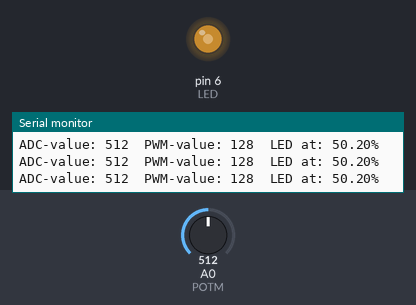
Recording of a sketch running on a simulated Arduino Uno, built with avr-gcc and run on an emulated ATmega328P. On the bench: output pins drawn as LEDs (lit = HIGH), the last lines printed to the serial monitor. The test bench sets the inputs (shaded band); at power-on: A0 (POTM) = 512.

Above: at 1.2 s.
1.3 s: A0 (POTM) set to 716
At 1.9 s:
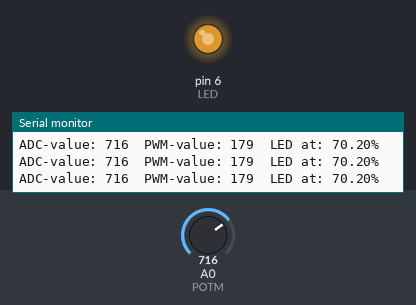
2.8 s: A0 (POTM) set to 900
At 3.5 s:
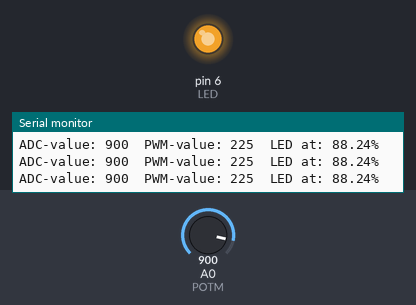
4.3 s: A0 (POTM) set to 245
At 5.1 s:
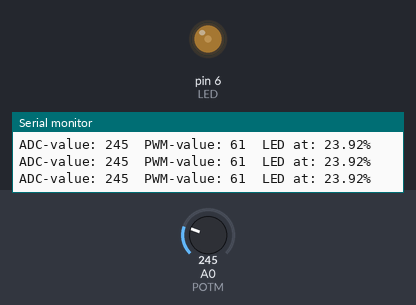
5.8 s: A0 (POTM) set to 106
At 6.8 s:
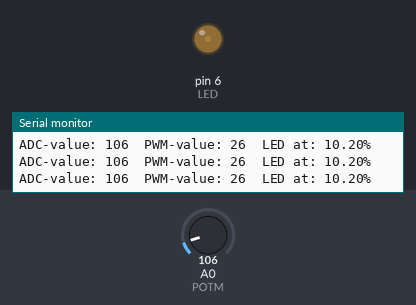
8.8 s: A0 (POTM) set to 95
At 10.0 s:
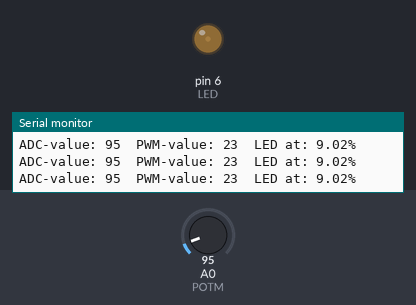
10.3 s: A0 (POTM) set to 0
At 11.6 s:
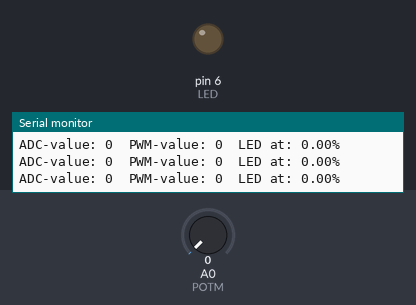
Timing chart, 0 to 12.8 s (numbered marks = the images above; inputs shaded):
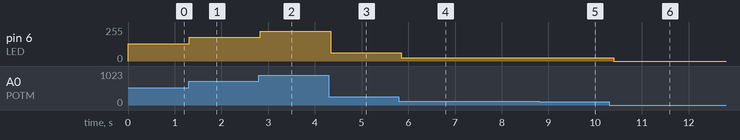

Measured:
- after the input at 1.3 s, pin 6 (LED): 128/255 → 179/255 at once
- after the input at 2.8 s, pin 6 (LED): 179/255 → 225/255 at once
- after the input at 4.3 s, pin 6 (LED): 225/255 → 61/255 at once
- after the input at 5.8 s, pin 6 (LED): 61/255 → 26/255 after 0.05 s
- after the input at 8.8 s, pin 6 (LED): 26/255 → 23/255 after 0.08 s
- after the input at 10.3 s, pin 6 (LED): 23/255 → 0/255 after 0.09 s

The sketch:

Blink.ino
```cpp
/***** INFO **************************************************
 *
 *
 *
 *
 ************************************************************/

#define POTM A0
#define LED 6
#define MAX 255

void setup() {
  Serial.begin(19200);
  pinMode(LED, OUTPUT);
}


void loop() {
  int res = analogRead(POTM);
  print_res(res);
  analogWrite(LED, res/4);
  delay(100);
}


void print_res(int value) {
  Serial.println((String)"ADC-value: " + value + "\tPWM-value: " + (value/4) + "\tLED at: " + ((float)(value/4)/MAX)*100 + "%");
}
```
